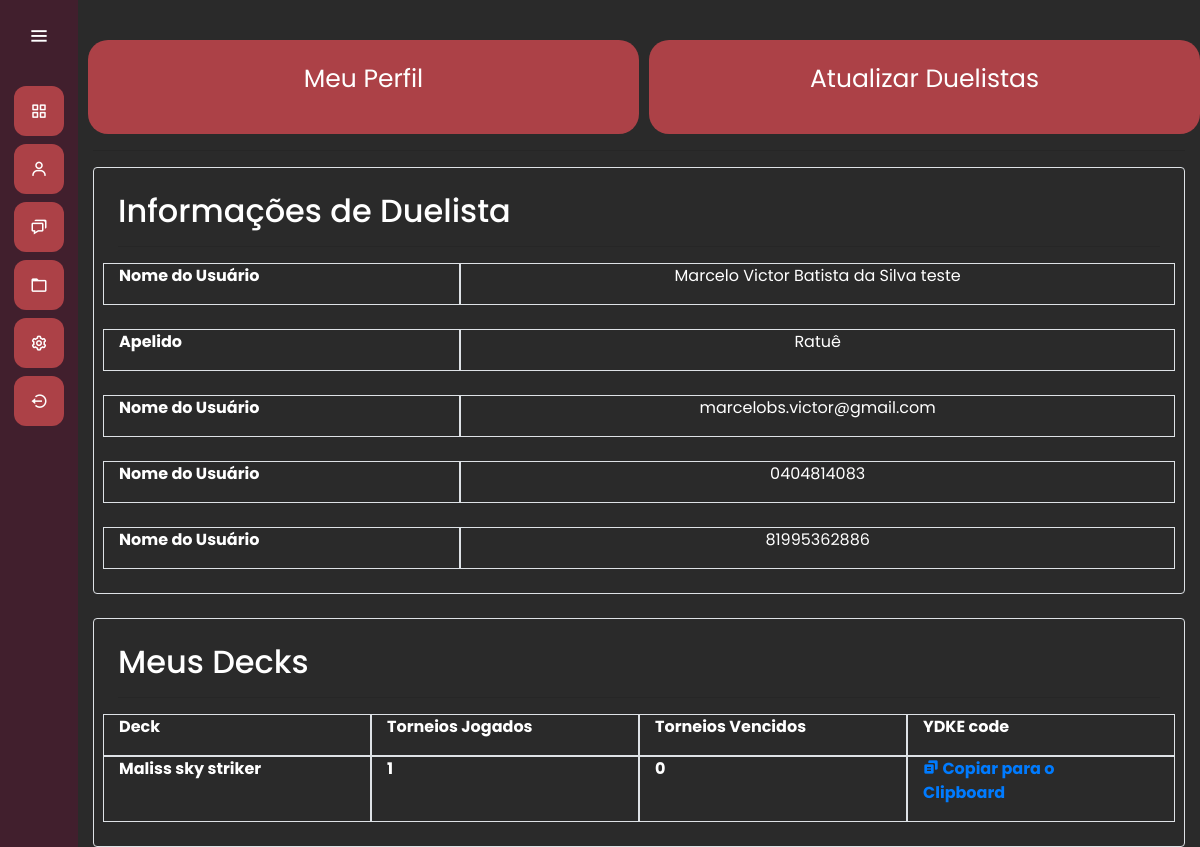
The page /usuarios/meu_perfil/ (signed in) on the database its author committed.
### duelists/models.py (models this page shows, shortened)
class Duelist(models.Model):
    name = models.CharField(max_length=50)
    nickname = models.CharField(max_length=50, default="No Nickname")
    email = models.CharField(max_length=50)
    cossyId = models.CharField(max_length=12)
    victories = models.IntegerField(default=0)
    defeates = models.IntegerField(default=0)
    contact_number = models.CharField(max_length=15)
    points = models.IntegerField(default=0)

class Deck(models.Model):
    deck = models.CharField(max_length=50)
    ydkcode = models.CharField(max_length=300)
    year = models.IntegerField()
    owner = models.ForeignKey(Duelist, on_delete=models.CASCADE)
    tournament_played = models.IntegerField(default=0)
    tournament_won = models.IntegerField(default=0)

### usuarios/views.py (the view)
# urls.py: path('meu_perfil/', views.meu_perfil, name = 'meu_perfil'),
def meu_perfil(request):
    if request.user.is_authenticated:
        user = request.user
        email = user.email
        duelist = Duelist.objects.filter(email=email)
        if duelist.exists():
            decks =  Deck.objects.filter(owner=duelist[0])
            decks_Json = json.loads(serializers.serialize("json", decks))
            decks_Json = [{'id':deck['pk'], 'fields':deck['fields']} for deck in decks_Json]
            duelist = duelist.first()
            return render(request, 'meu_perfil.html', {'duelist': duelist, 'decks': decks_Json,})
        else:
            duelist = Duelist(name= "",  email=email)
            duelist.save()
            return render(request, 'meu_perfil.html' , {'duelist': duelist, 'decks': []})

### usuarios/templates/meu_perfil.html (shortened to what this page needs)
{% extends "base.html" %}
{% load static %}
{% block 'head' %}
<link rel="stylesheet" href="{% static 'duelists/css/duelists.css' %}">
{% endblock %}
{% block 'dashboard' %}
<div class="container">
   <div class="row">
      <div onclick="show_form('1')" class="col-md card-dashboard">
         <p class="text-card">Meu Perfil</p>
      </div>
      <div onclick="show_form('2')" class="col-md card-dashboard">
         <p class="text-card">Atualizar Duelistas</p>
      </div>
   </div>
   <hr>
   <div id="show-duelist" style= "border-width:5px" class="show-duelist border  rounded  p-4">
   {% if not duelist == None %}
      <h2> Informações de Duelista</h2>
      <hr>
      <div class="row">
         <div class="col-4 border" style="border-width: 5px;">
            <p style="font-weight: bold; margin-right: 20px; vertical-align: middle;">Nome do Usuário</p>
         </div>
         <div class="col-8 border" style="border-width: 5px;">
            <p style="text-align: center; vertical-align: middle;">{{ duelist.name }}</p>
         </div>
      </div>
      <br>
      <div class="row">
         <div class="col-4 border" style="border-width: 5px;">
            <p style="font-weight: bold; margin-right: 20px; vertical-align: middle;">Apelido</p>
         </div>
         <div class="col-8 border" style="border-width: 5px;">
            <p style="text-align: center; vertical-align: middle;">{{ duelist.nickname }}</p>
         </div>
      </div>
      <br>
      <div class="row">
         <div class="col-4 border" style="border-width: 5px;">
            <p style="font-weight: bold; margin-right: 20px; vertical-align: middle;">Nome do Usuário</p>
         </div>
         <br>
         <div class="col-8 border" style="border-width: 5px;">
            <p style="text-align: center; vertical-align: middle;">{{ duelist.email }}</p>
         </div>
      </div>
      <br>
      <div class="row">
         <div class="col-4 border" style="border-width: 5px;">
            <p style="font-weight: bold; margin-right: 20px; vertical-align: middle;">Nome do Usuário</p>
         </div>
         <div class="col-8 border" style="border-width: 5px;">
            <p style="text-align: center; vertical-align: middle;">{{ duelist.cossyId }}</p>
         </div>
      </div>
      <br>
      <div class="row">
         <div class="col-4 border" style="border-width: 5px;">
            <p style="font-weight: bold; margin-right: 20px; vertical-align: middle;">Nome do Usuário</p>
         </div>
         <div class="col-8 border" style="border-width: 5px;">
            <p style="text-align: center; vertical-align: middle;">{{ duelist.contact_number }}</p>
         </div>
      </div>
    {% endif %}
    </div>
   <br>
   <div id="show-deck" style= "border-width:5px" class="show-duelist border  rounded  p-4">
    {% if not duelist == None%}
      <h2> Meus Decks</h2>
      <hr>
      <div class="row">
         <div class="col-3 border" style="border-width: 5px;">
            <p style="font-weight: bold; margin-right: 20px; vertical-align: middle;">Deck</p>
         </div>
         <div class="col-3 border" style="border-width: 5px;">
            <p style="font-weight: bold; margin-right: 20px; vertical-align: middle;">Torneios Jogados</p>
         </div>
         <div class="col-3 border" style="border-width: 5px;">
            <p style="font-weight: bold; margin-right: 20px; vertical-align: middle;">Torneios Vencidos</p>
         </div>
         <div class="col-3 border" style="border-width: 5px;">
            <p style="font-weight: bold; margin-right: 20px; vertical-align: middle;">YDKE code</p>
         </div>
      </div>
      {% for deck in decks%}
      <div class="row">
         <div class="col-3 border" style="border-width: 5px;">
            <p style="font-weight: bold; margin-right: 20px; vertical-align: middle;">{{deck.fields.deck}}</p>
         </div>
         <div class="col-3 border" style="border-width: 5px;">
            <p style="font-weight: bold; margin-right: 20px; vertical-align: middle;">{{deck.fields.tournament_played}}</p>
         </div>
         <div class="col-3 border" style="border-width: 5px;">
            <p style="font-weight: bold; margin-right: 20px; vertical-align: middle;">{{deck.fields.tournament_won  }}</p>
         </div>
         <div class="col-3 border" style="border-width: 5px;">
            <p style="font-weight: bold; margin-right: 20px; vertical-align: middle;">
               <a href="#" onclick="copyToClipboard(event, '{{deck.fields.ydkcode}}'), alert('Texto copiado para o clipboard!')">
               <i class='bx bxs-copy-alt'></i>
               <span class="links_name">Copiar para o Clipboard</span>
               </a>
            </p>
         </div>
      </div>
      {% endfor%}
   {%endif%}
    </div>
</div>
{% endblock %}

### templates/static/general/css/base.css (style rules this page uses)
* { margin: 0; padding: 0; box-sizing: border-box; font-family: "Poppins" , sans-serif; }

### templates/static/general/css/general.css (style rules this page uses)
:root { --main-color: #ac4147; --dark-color: #411f2d; --light-color: #ffc27f; --contrast-color: #f88863; --differential-color: #ffe29a; }

### templates/static/duelists/css/duelists.css (style rules this page uses)
.card-dashboard { background-color: var(--main-color); width: 50%; margin-left: 10px; margin-top: 40px; text-align: center; padding: 20px; cursor: pointer; border-radius: 20px; }
.text-card { font-size: 25px; }

### rows shown on the page
Duelist: name "Marcelo Victor Batista da Silva teste", nickname "Ratuê", email "marcelobs.victor@gmail.com", cossyId "0404814083", contact_number "81995362886"
Deck: fields.deck "Maliss sky striker", fields.tournament_played "1", fields.tournament_won "0"
